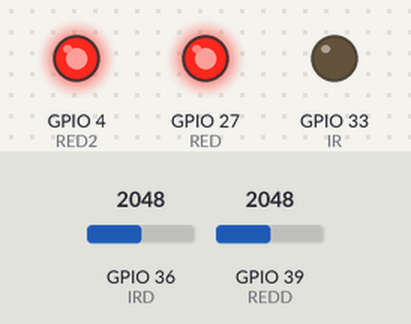
This program was run on a simulated ESP32 board running MicroPython. Shown: output pins drawn as LEDs (lit = HIGH). The test bench sets the inputs (shaded band); at power-on: GPIO 36 (IRD) = 2048, GPIO 39 (REDD) = 2048 (analog values on the 0–4095 scale). What the program prints to the serial console is not drawn. At 4.0 s the program stops and its outputs stay as they are.

Above: at 4.0 s.
Timing chart, 0 to 4.3 s (numbered marks = the images above):
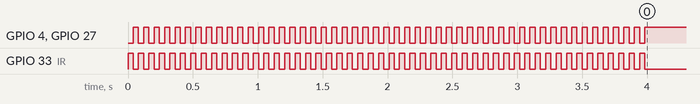

The program:

Diode_IR_Red_Test.py
```python
from machine import Pin, SoftSPI, ADC, RTC
from time import sleep

'''Constants for initialization'''
SSD1331_PIN_CS  = 15
SSD1331_PIN_DC  = 32
SSD1331_PIN_RST = 14
SSD1331_PIN_SCK = 5 # Connects to SCL on the OLED display
SSD1331_PIN_MOSI = 19 # Connects to SDA on the OLED display
SSD1331_PIN_MISO = 21 # Just kinda exists lol
RED_PIN = 27
RED2_PIN = 4
IR_PIN = 33
PHOTODIODE_PIN_RED = 39 # Choose a pin for the diode MUST BE ADC1
PHOTODIODE_PIN_IR = 36
width = 96
height = 64

# Generate pin objects + ADC object
RED = Pin(RED_PIN, mode=Pin.OUT)
RED2 = Pin(RED2_PIN, mode=Pin.OUT)
IR = Pin(IR_PIN, mode=Pin.OUT)

IRD = ADC(Pin(36,mode=Pin.IN))
IRD.atten(ADC.ATTN_11DB)       #Full range: 3.3v
REDD = ADC(Pin(39,mode=Pin.IN))
REDD.atten(ADC.ATTN_11DB)       #Full range: 3.3v


for i in range(50):
    RED(0)
    RED2(0)
    IR(1)
    sleep(0.04)
    IR_Val = IRD.read()
    RED(1)
    RED2(1)
    IR(0)
    sleep(0.04)
    print("IR: {} | RED: {}".format(IR_Val,REDD.read()))
```

Measured:
- by itself, GPIO 4 (RED2), GPIO 27 (RED): alternates HIGH for 0.04 s and LOW for 0.04 s, 99 changes in all, then stays HIGH
- by itself, GPIO 33 (IR): alternates HIGH for 0.04 s and LOW for 0.04 s, 100 changes in all, then stays LOW
